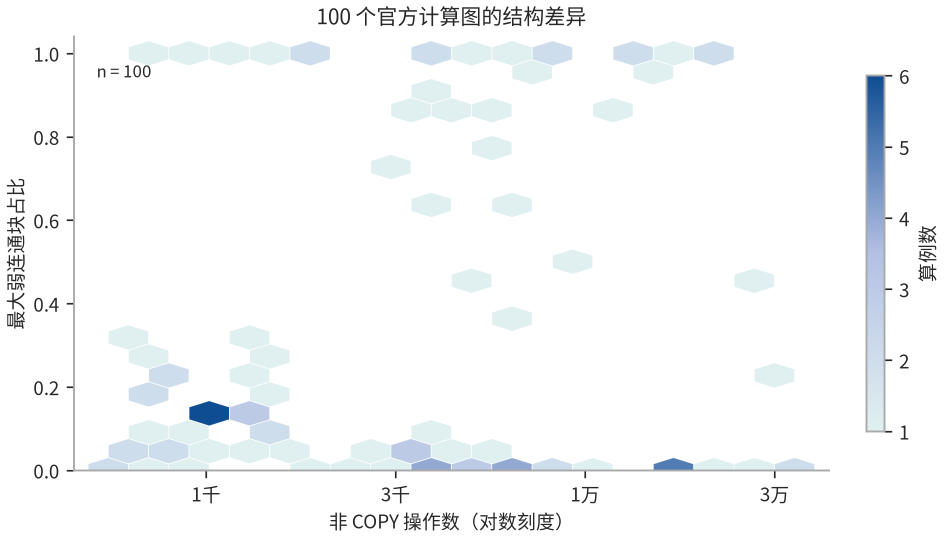
#> input picture 20hw_myskill_distribution/20hw_myskill_distribution/workshop_v1/求解/正式图件/q1-F01.png, 1889 x 1074 px (shown at 1/2 size); its folder holds 4 pictures in this run
$ python make_figure_contacts.py
#> lines starting #> are read from the running program, lines starting #| are printed output that depends on the picture
"""Internal contact sheets for actual visual review of the formal plots."""

from pathlib import Path
import sys
from PIL import Image, ImageDraw, ImageFont


folder = Path(__file__).resolve().parent / "正式图件"
font = ImageFont.truetype(r"C:\Windows\Fonts\msyh.ttc", 24)
for question, count in (("q1", 6), ("q2", 6), ("q3", 6)):
    if len(sys.argv) > 1 and question not in sys.argv[1:]:
        continue
    images = [(f"{question}-F{index:02d}", Image.open(folder / f"{question}-F{index:02d}.png").convert("RGB"))
              for index in range(1, count+1)]
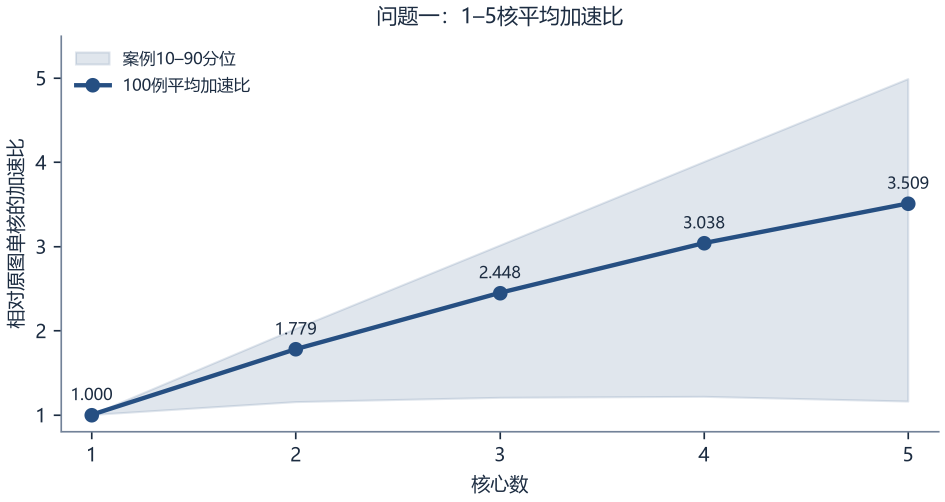
#> input picture 20hw_myskill_distribution/20hw_myskill_distribution/workshop_v1/求解/正式图件/q1-F02.png, 1889 x 1003 px (shown at 1/2 size)
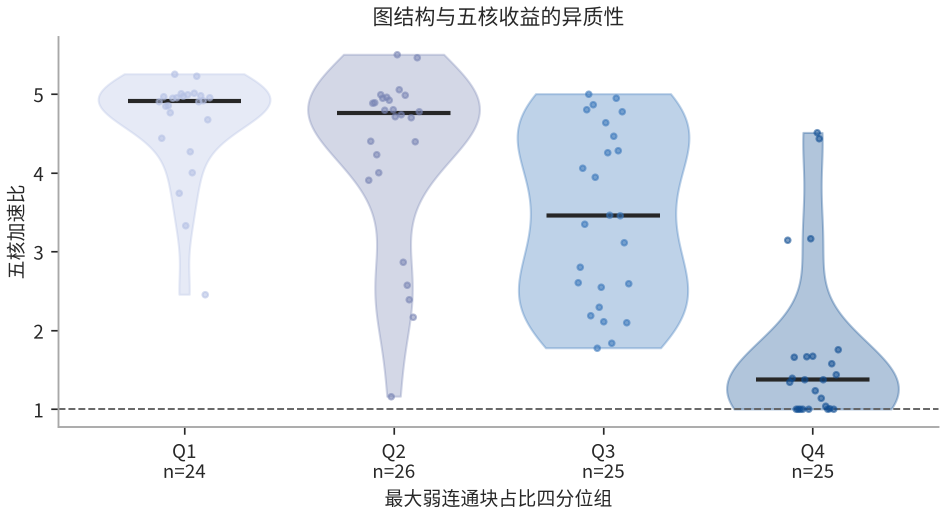
#> input picture 20hw_myskill_distribution/20hw_myskill_distribution/workshop_v1/求解/正式图件/q1-F03.png, 1889 x 1027 px (shown at 1/2 size)
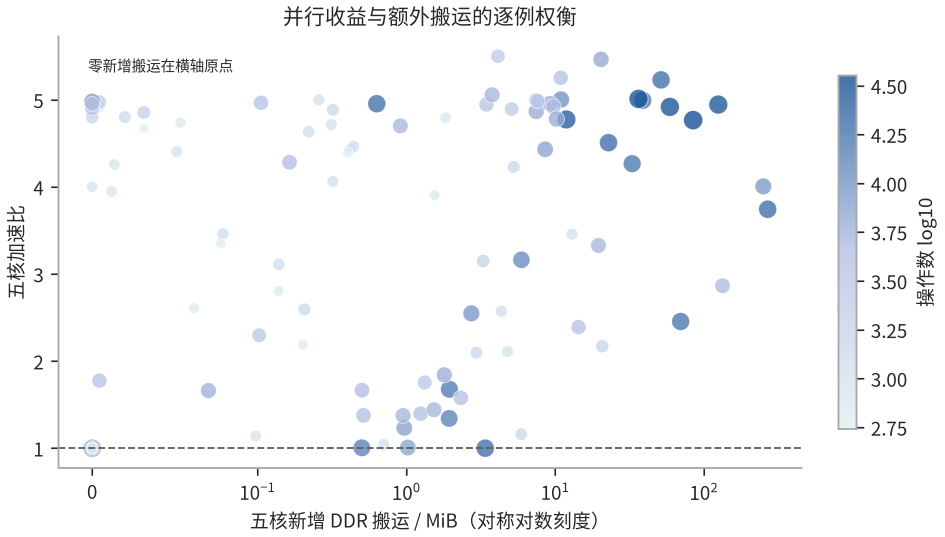
#> input picture 20hw_myskill_distribution/20hw_myskill_distribution/workshop_v1/求解/正式图件/q1-F04.png, 1889 x 1074 px (shown at 1/2 size)
#> (the run stopped early here; a loop or call above may not have finished)
